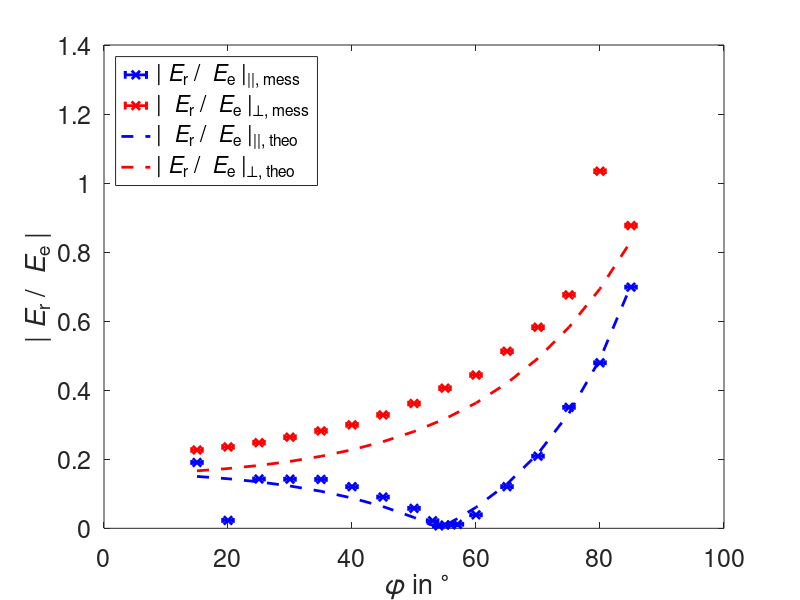

This chart was generated by the following MATLAB code:
clear allclose alldata = csvread('41-Data.csv');data = data(2:end,:); % phi *, alpha *, Uparallel in mV, s_Up, Usenkrecht in mV, s_Us% Verstärkung von 1e1 für alle gleich, also egal für VerhältnisdataUs = data(1:end-4,[1,5,6]);dataUp = data(:, [1,3,4]);[s, I] = sort(dataUp(:,1));dataUp = dataUp(I,:);Uep = 0.67673*1e+4 %VUes = 0.6431*1e+4n2 = tan(54*(pi/180))^2phiradp = dataUp(:,1)*(pi/180);phirads = dataUs(:,1)*(pi/180);%%%% Fehlerberechnungs_Ep = 0.5*sqrt( (0.05)^2 + ((0.0002.*dataUp(:,2))+0.04).^2 );s_Es = 0.5*sqrt( (0.05)^2 + ((0.0002.*dataUs(:,2))+0.04).^2 );s_phi = sqrt((0.707)^2+0.5^2);Ep = (dataUp(:,2)/Uep).^(1/2);Es = (dataUs(:,2)/Ues).^(1/2);theop = abs((n2*cos(phiradp)-sqrt(n2-sin(phiradp).^2))./(n2*cos(phiradp)+sqrt(n2-sin(phiradp).^2)));theos = abs((cos(phirads)-sqrt(n2-sin(phirads).^2))./(cos(phirads)+sqrt(n2-sin(phirads).^2)));fig = figure('DefaultAxesFontSize',18);pl1 = errorbar(dataUp(:,1), Ep, s_phi ,">xb");hold onpl2 = errorbar(dataUs(:,1), Es, s_phi ,">xr");pl3 = plot(dataUp(:,1), theop, '--b');pl4 = plot(dataUs(:,1), theos, '--r');xlabel('{\it \phi} in ^{\circ}')ylabel('|{\it E}_{r} / {\it E}_{e} |', 'Interpreter', 'Tex')nameMessParallel = '|{\it E}_{r} / {\it E}_{e} |_{||, mess}';nameMessSenk = '| {\it E}_{r} / {\it E}_{e} |_{\perp, mess}';nameTheoParallel = '| {\it E}_{r} / {\it E}_{e} |_{||, theo}';nameTheoSenk = '|{\it E}_{r} / {\it E}_{e} |_{\perp, theo}';leg = legend( nameMessParallel, nameMessSenk, nameTheoParallel, nameTheoSenk, 'location', 'northwest');set(leg, 'Interpreter', 'tex')set(pl1, 'LineWidth', 2)set(pl2, 'LineWidth', 2)set(pl3, 'LineWidth', 2)set(pl4, 'LineWidth', 2)set(fig, 'Position', [100 100 1200 800] ,'DefaultAxesFontSize',18)